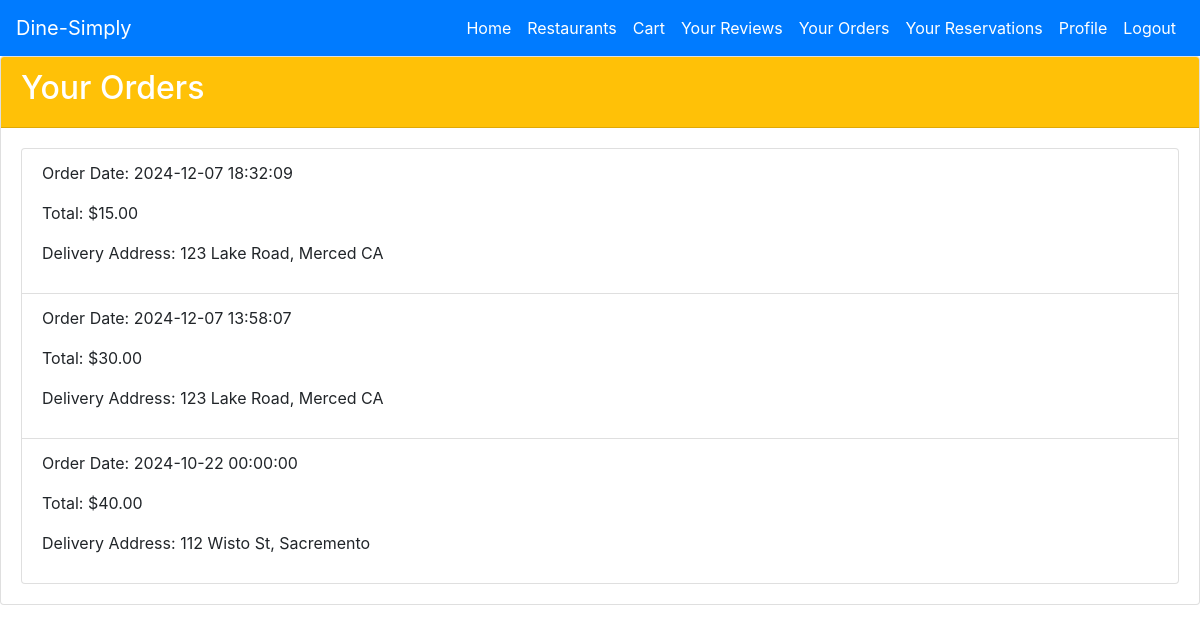
The page /orders_all (signed in) on the database its author committed.
### tables this page shows
CREATE TABLE Orders (
    OrderID INTEGER PRIMARY KEY AUTOINCREMENT,
    UserID INT,
    OrderDate DATETIME,
    OrderTotal DOUBLE,
    DeliveryAddress VARCHAR(255),
    FOREIGN KEY (UserID) REFERENCES User(UserID)
);

### app.py (the view)
@app.route('/orders_all')
@login_required
def orders_all():
    conn = get_db_connection()
    orders = conn.execute('''
        SELECT Orders.*, Restaurant.Name as RestaurantName
        FROM Orders
        JOIN DishOrder ON Orders.OrderID = DishOrder.OrderID
        JOIN Dish ON DishOrder.DishID = Dish.DishID
        JOIN Menu ON Dish.MenuID = Menu.MenuID
        JOIN Restaurant ON Menu.RestaurantID = Restaurant.RestaurantID
        WHERE Orders.UserID = ?
        GROUP BY Orders.OrderID
        ORDER BY datetime(OrderDate) DESC
    ''', (current_user.id,)).fetchall()
    conn.close()
    return render_template('orders_overall.html', orders=orders)

### app.py (called while the page is built)
def get_db_connection():
    conn = sqlite3.connect(db_path)
    conn.row_factory = sqlite3.Row
    return conn

@login_manager.user_loader
def load_user(user_id):
    return User.get(user_id)

def format_datetime(value):
    try:
        dt = datetime.fromisoformat(value)
        return dt.strftime("%Y-%m-%d %H:%M:%S")
    except ValueError:
        return value  # Return the original value if parsing fails

    @staticmethod
    def get(user_id):
        conn = get_db_connection()
        user = conn.execute('SELECT * FROM User WHERE UserID = ?', (user_id,)).fetchone()
        conn.close()
        if user:
            return User(*user)
        return None

### templates/orders_overall.html (shortened to what this page needs)
<!DOCTYPE html>
<html lang="en">
<head>
    <link rel="stylesheet" href="https://stackpath.bootstrapcdn.com/bootstrap/4.5.0/css/bootstrap.min.css">
</head>
<body>
    {% include 'navbar_customer.html' %}
    <div class="card">
        <div class="card-header bg-warning text-white">
            <h2>Your Orders</h2>
        </div>
        <div class="card-body">
            {% if orders %}
                <div class="list-group">
                    {% for order in orders %}
                        <div class="list-group-item">
                            <p>Order Date: {{ order['OrderDate']|format_datetime }}</p>
                            <p>Total: ${{ "%.2f"|format(order['OrderTotal']) }}</p>
                            <p>Delivery Address: {{ order['DeliveryAddress'] }}</p>
                        </div>
                    {% endfor %}
                </div>
            {% else %}
                <p>No orders found.</p>
            {% endif %}
        </div>
    </div>
</body>
</html>

### rows shown on the page
Orders: OrderDate "2024-12-07 18:32:09", OrderTotal "15.00", DeliveryAddress "123 Lake Road, Merced CA"
Orders: OrderDate "2024-12-07 13:58:07", OrderTotal "30.00", DeliveryAddress "123 Lake Road, Merced CA"
Orders: OrderDate "2024-10-22 00:00:00", OrderTotal "40.00", DeliveryAddress "112 Wisto St, Sacremento"
